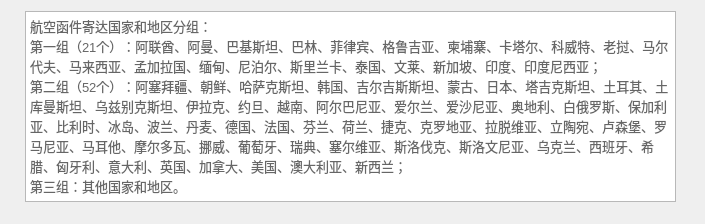
<?xml version="1.0" encoding="UTF-8"?>
<ui version="4.0">
 <class>Dialog</class>
 <widget class="QDialog" name="Dialog">
  <property name="geometry">
   <rect>
    <x>0</x>
    <y>0</y>
    <width>705</width>
    <height>224</height>
   </rect>
  </property>
  <property name="windowTitle">
   <string>航空寄达国家分组</string>
  </property>
  <widget class="QTextBrowser" name="textBrowser">
   <property name="geometry">
    <rect>
     <x>25</x>
     <y>11</y>
     <width>651</width>
     <height>191</height>
    </rect>
   </property>
   <property name="html">
    <string>&lt;!DOCTYPE HTML PUBLIC &quot;-//W3C//DTD HTML 4.0//EN&quot; &quot;http://www.w3.org/TR/REC-html40/strict.dtd&quot;&gt;
&lt;html&gt;&lt;head&gt;&lt;meta name=&quot;qrichtext&quot; content=&quot;1&quot; /&gt;&lt;style type=&quot;text/css&quot;&gt;
p, li { white-space: pre-wrap; }
&lt;/style&gt;&lt;/head&gt;&lt;body style=&quot; font-family:'SimSun'; font-size:9pt; font-weight:400; font-style:normal;&quot;&gt;
&lt;p style=&quot; margin-top:0px; margin-bottom:0px; margin-left:0px; margin-right:0px; -qt-block-indent:0; text-indent:0px;&quot;&gt;&lt;span style=&quot; font-family:'Microsoft YaHei'; font-size:13px; color:#666666;&quot;&gt;航空函件寄达国家和地区分组： &lt;/span&gt;&lt;/p&gt;
&lt;p style=&quot; margin-top:0px; margin-bottom:0px; margin-left:0px; margin-right:0px; -qt-block-indent:0; text-indent:0px;&quot;&gt;&lt;span style=&quot; font-family:'Microsoft YaHei'; font-size:13px; color:#666666;&quot;&gt;第一组（21个）：阿联酋、阿曼、巴基斯坦、巴林、菲律宾、格鲁吉亚、柬埔寨、卡塔尔、科威特、老挝、马尔代夫、马来西亚、孟加拉国、缅甸、尼泊尔、斯里兰卡、泰国、文莱、新加坡、印度、印度尼西亚； &lt;/span&gt;&lt;/p&gt;
&lt;p style=&quot; margin-top:0px; margin-bottom:0px; margin-left:0px; margin-right:0px; -qt-block-indent:0; text-indent:0px;&quot;&gt;&lt;span style=&quot; font-family:'Microsoft YaHei'; font-size:13px; color:#666666;&quot;&gt;第二组（52个）：阿塞拜疆、朝鲜、哈萨克斯坦、韩国、吉尔吉斯斯坦、蒙古、日本、塔吉克斯坦、土耳其、土库曼斯坦、乌兹别克斯坦、伊拉克、约旦、越南、阿尔巴尼亚、爱尔兰、爱沙尼亚、奥地利、白俄罗斯、保加利亚、比利时、冰岛、波兰、丹麦、德国、法国、芬兰、荷兰、捷克、克罗地亚、拉脱维亚、立陶宛、卢森堡、罗马尼亚、马耳他、摩尔多瓦、挪威、葡萄牙、瑞典、塞尔维亚、斯洛伐克、斯洛文尼亚、乌克兰、西班牙、希腊、匈牙利、意大利、英国、加拿大、美国、澳大利亚、新西兰； &lt;/span&gt;&lt;/p&gt;
&lt;p style=&quot; margin-top:0px; margin-bottom:0px; margin-left:0px; margin-right:0px; -qt-block-indent:0; text-indent:0px;&quot;&gt;&lt;span style=&quot; font-family:'Microsoft YaHei'; font-size:13px; color:#666666;&quot;&gt;第三组：其他国家和地区。&lt;/span&gt;&lt;/p&gt;&lt;/body&gt;&lt;/html&gt;</string>
   </property>
  </widget>
 </widget>
 <resources/>
 <connections/>
</ui>
